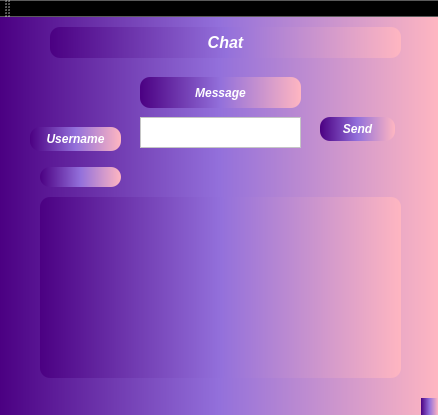
<?xml version="1.0" encoding="UTF-8"?>
<ui version="4.0">
 <class>ChatClass</class>
 <widget class="QMainWindow" name="ChatClass">
  <property name="geometry">
   <rect>
    <x>0</x>
    <y>0</y>
    <width>438</width>
    <height>415</height>
   </rect>
  </property>
  <property name="windowTitle">
   <string>Chat</string>
  </property>
  <property name="styleSheet">
   <string notr="true">background-color: qlineargradient(spread:pad, x1:0, y1:0, x2:1, y2:0, stop:0 rgba(75, 0, 130, 255), stop:0.5 rgba(147, 112, 219, 255), stop:1 rgba(255, 182, 193, 255))
</string>
  </property>
  <widget class="QWidget" name="centralWidget">
   <widget class="QPushButton" name="pushButton">
    <property name="geometry">
     <rect>
      <x>320</x>
      <y>100</y>
      <width>75</width>
      <height>24</height>
     </rect>
    </property>
    <property name="font">
     <font>
      <italic>true</italic>
      <bold>true</bold>
     </font>
    </property>
    <property name="styleSheet">
     <string notr="true">background-color: qlineargradient(spread:pad, x1:0, y1:0, x2:1, y2:0, stop:0 rgba(75, 0, 130, 255), stop:0.5 rgba(147, 112, 219, 255), stop:1 rgba(255, 182, 193, 255));
color: white;
border-radius: 10px;</string>
    </property>
    <property name="text">
     <string>Send</string>
    </property>
   </widget>
   <widget class="QPushButton" name="pushButton_2">
    <property name="geometry">
     <rect>
      <x>50</x>
      <y>10</y>
      <width>351</width>
      <height>31</height>
     </rect>
    </property>
    <property name="font">
     <font>
      <pointsize>12</pointsize>
      <italic>true</italic>
      <bold>true</bold>
     </font>
    </property>
    <property name="styleSheet">
     <string notr="true">background-color: qlineargradient(spread:pad, x1:0, y1:0, x2:1, y2:0, stop:0 rgba(75, 0, 130, 255), stop:0.5 rgba(147, 112, 219, 255), stop:1 rgba(255, 182, 193, 255));
color: white;
border-radius: 10px;</string>
    </property>
    <property name="text">
     <string>Chat</string>
    </property>
   </widget>
   <widget class="QPushButton" name="pushButton_3">
    <property name="geometry">
     <rect>
      <x>30</x>
      <y>110</y>
      <width>91</width>
      <height>24</height>
     </rect>
    </property>
    <property name="font">
     <font>
      <italic>true</italic>
      <bold>true</bold>
     </font>
    </property>
    <property name="styleSheet">
     <string notr="true">background-color: qlineargradient(spread:pad, x1:0, y1:0, x2:1, y2:0, stop:0 rgba(75, 0, 130, 255), stop:0.5 rgba(147, 112, 219, 255), stop:1 rgba(255, 182, 193, 255));
color: white;
border-radius: 10px;</string>
    </property>
    <property name="text">
     <string>Username</string>
    </property>
   </widget>
   <widget class="QPushButton" name="pushButton_4">
    <property name="geometry">
     <rect>
      <x>140</x>
      <y>60</y>
      <width>161</width>
      <height>31</height>
     </rect>
    </property>
    <property name="font">
     <font>
      <italic>true</italic>
      <bold>true</bold>
     </font>
    </property>
    <property name="styleSheet">
     <string notr="true">background-color: qlineargradient(spread:pad, x1:0, y1:0, x2:1, y2:0, stop:0 rgba(75, 0, 130, 255), stop:0.5 rgba(147, 112, 219, 255), stop:1 rgba(255, 182, 193, 255));
color: white;
border-radius: 10px;</string>
    </property>
    <property name="text">
     <string>Message</string>
    </property>
   </widget>
   <widget class="QTextEdit" name="textEdit">
    <property name="geometry">
     <rect>
      <x>140</x>
      <y>100</y>
      <width>161</width>
      <height>31</height>
     </rect>
    </property>
    <property name="styleSheet">
     <string notr="true">background-color: white;
color: black</string>
    </property>
   </widget>
   <widget class="QLabel" name="label">
    <property name="geometry">
     <rect>
      <x>40</x>
      <y>150</y>
      <width>81</width>
      <height>20</height>
     </rect>
    </property>
    <property name="styleSheet">
     <string notr="true">background-color: qlineargradient(spread:pad, x1:0, y1:0, x2:1, y2:0, stop:0 rgba(75, 0, 130, 255), stop:0.5 rgba(147, 112, 219, 255), stop:1 rgba(255, 182, 193, 255));
color: white;
border-radius: 10px;</string>
    </property>
    <property name="text">
     <string/>
    </property>
   </widget>
   <widget class="QListWidget" name="listWidget">
    <property name="geometry">
     <rect>
      <x>40</x>
      <y>180</y>
      <width>361</width>
      <height>181</height>
     </rect>
    </property>
    <property name="styleSheet">
     <string notr="true">background-color: qlineargradient(spread:pad, x1:0, y1:0, x2:1, y2:0, stop:0 rgba(75, 0, 130, 255), stop:0.5 rgba(147, 112, 219, 255), stop:1 rgba(255, 182, 193, 255));
color: white;
border-radius: 10px;</string>
    </property>
   </widget>
  </widget>
  <widget class="QMenuBar" name="menuBar">
   <property name="geometry">
    <rect>
     <x>0</x>
     <y>0</y>
     <width>438</width>
     <height>22</height>
    </rect>
   </property>
  </widget>
  <widget class="QToolBar" name="mainToolBar">
   <attribute name="toolBarArea">
    <enum>TopToolBarArea</enum>
   </attribute>
   <attribute name="toolBarBreak">
    <bool>false</bool>
   </attribute>
  </widget>
  <widget class="QStatusBar" name="statusBar"/>
 </widget>
 <layoutdefault spacing="6" margin="11"/>
 <resources/>
 <connections/>
</ui>
